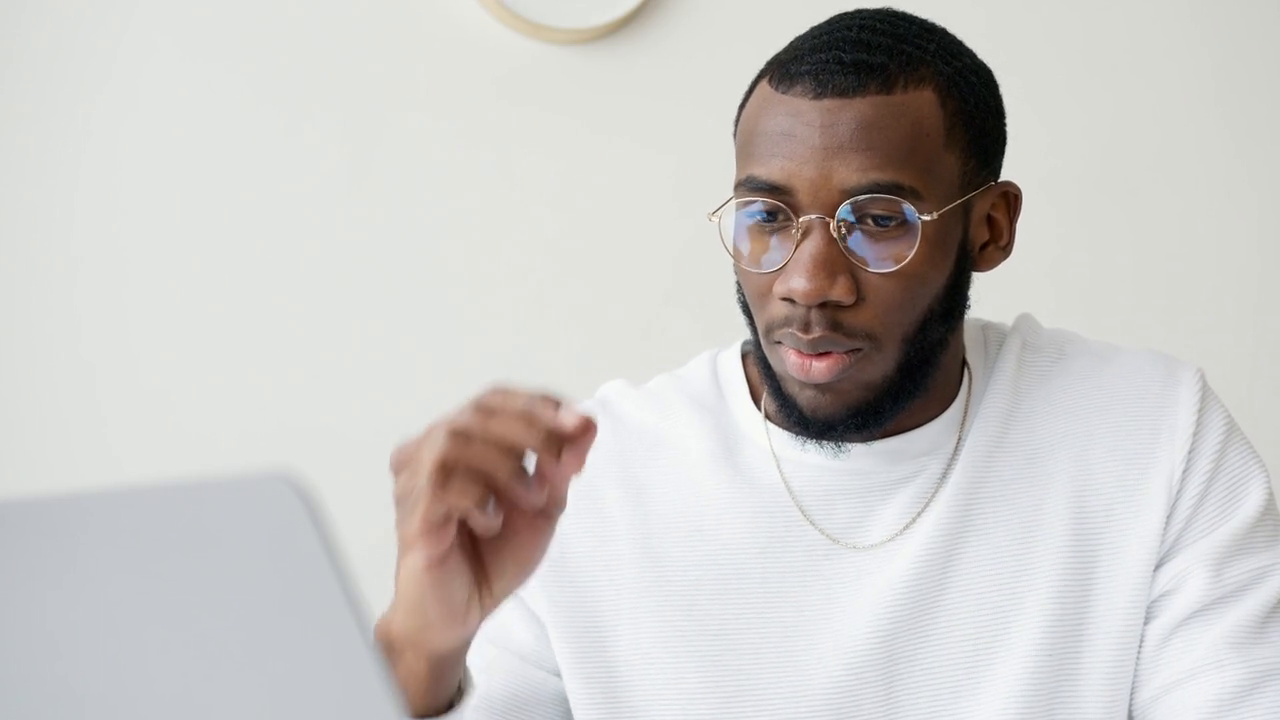
#> input picture frame 51 of test2.mp4, 1280 x 720 px, given in place of the camera
$ python main.py
#> lines starting #> are read from the running program, lines starting #| are printed output that depends on the picture; after the words box and inside, x2 and y2 are one past the last pixel; in counts of white or black regions, pixels touching at a corner belong together
### core/detector.py
import cv2
import os

CASCADE_PATH = os.path.join(os.path.dirname(__file__), "..", "models", "haarcascade_frontalface_default.xml")
face_cascade = cv2.CascadeClassifier(CASCADE_PATH)

MODEL_PATH = os.path.join(os.path.dirname(__file__), "..", "data", "lbph_model.yml")
LABELS_PATH = os.path.join(os.path.dirname(__file__), "..", "data", "labels.txt")

def detect_faces(gray_frame):
    return face_cascade.detectMultiScale(gray_frame, scaleFactor=1.1, minNeighbors=5, minSize=(60, 60))

def load_recognizer():
    recognizer = cv2.face.LBPHFaceRecognizer_create()
    labels = {}
    if os.path.exists(MODEL_PATH) and os.path.exists(LABELS_PATH):
        recognizer.read(MODEL_PATH)
        with open(LABELS_PATH, "r") as f:
            for line in f:
                idx, name = line.strip().split(",", 1)
                labels[int(idx)] = name
    return recognizer, labels

# [5 lines left out: function save_recognizer, not called in this run]

### core/ui.py
import cv2

CYAN = (255, 255, 0)
YELLOW = (0, 255, 255)

def draw_box(frame, x, y, w, h, name, confidence):
    color = CYAN if name != "Unknown" else (0, 0, 255)
    cv2.rectangle(frame, (x, y), (x + w, y + h), color, 2)

    label = name.upper()
    (tw, th), _ = cv2.getTextSize(label, cv2.FONT_HERSHEY_DUPLEX, 1.6, 3)
    label_y = y - 45 if y - 45 > th else y + h + th + 55

    cv2.rectangle(frame, (x - 4, label_y - th - 8), (x + tw + 8, label_y + 8), (0, 0, 0), cv2.FILLED)
    cv2.putText(frame, label, (x, label_y), cv2.FONT_HERSHEY_DUPLEX, 1.6, color, 3)

    if name != "Unknown":
        conf_text = f"{confidence:.0f}% MATCH"
        cv2.putText(frame, conf_text, (x, label_y + 30), cv2.FONT_HERSHEY_SIMPLEX, 0.9, color, 2)

def draw_corners(frame, x, y, w, h, size=28):
    color = YELLOW
    t = 3
    for px, py, dx, dy in [(x, y, 1, 1), (x + w, y, -1, 1), (x, y + h, 1, -1), (x + w, y + h, -1, -1)]:
        cv2.line(frame, (px, py), (px + dx * size, py), color, t)
        cv2.line(frame, (px, py), (px, py + dy * size), color, t)

# fuller face mesh: jawline outline + temples + brows + eyes + nose + mouth
MESH_POINTS = [
    (0.10, 0.45), (0.13, 0.60), (0.20, 0.75), (0.32, 0.88), (0.50, 0.95),
    (0.68, 0.88), (0.80, 0.75), (0.87, 0.60), (0.90, 0.45),          # 0-8 jawline
    (0.12, 0.22), (0.88, 0.22),                                     # 9-10 temples
    (0.28, 0.30), (0.40, 0.24), (0.60, 0.24), (0.72, 0.30),         # 11-14 brows
    (0.30, 0.42), (0.42, 0.40), (0.58, 0.40), (0.70, 0.42),         # 15-18 eyes
    (0.50, 0.46), (0.44, 0.60), (0.56, 0.60), (0.50, 0.63),         # 19-22 nose
    (0.34, 0.73), (0.50, 0.70), (0.66, 0.73),                       # 23-25 mouth top
    (0.40, 0.82), (0.50, 0.84), (0.60, 0.82),                       # 26-28 mouth bottom
]

MESH_LINES = [
    (0, 1), (1, 2), (2, 3), (3, 4), (4, 5), (5, 6), (6, 7), (7, 8),
    (9, 0), (10, 8), (9, 11), (10, 14),
    (11, 12), (12, 13), (13, 14),
    (11, 15), (12, 16), (13, 17), (14, 18),
    (15, 16), (16, 19), (17, 19), (17, 18),
    (19, 20), (19, 21), (20, 22), (21, 22),
    (16, 23), (17, 25), (22, 24),
    (23, 24), (24, 25), (23, 26), (25, 28), (26, 27), (27, 28),
    (2, 23), (6, 25), (3, 26), (5, 28),
]

def draw_mesh(frame, x, y, w, h):
    overlay = frame.copy()
    pts = [(int(x + rx * w), int(y + ry * h)) for rx, ry in MESH_POINTS]
    for a, b in MESH_LINES:
        cv2.line(overlay, pts[a], pts[b], CYAN, 1, cv2.LINE_AA)
    for p in pts:
        cv2.circle(overlay, p, 3, (255, 255, 255), -1, cv2.LINE_AA)
    cv2.addWeighted(overlay, 0.6, frame, 0.4, 0, frame)

def draw_hud(frame, fps, face_count):
    h, w = frame.shape[:2]
    cv2.rectangle(frame, (0, h - 55), (220, h), (0, 0, 0), cv2.FILLED)
    cv2.putText(frame, f"FPS: {fps:.0f}", (10, h - 32), cv2.FONT_HERSHEY_SIMPLEX, 0.6, CYAN, 1)
    cv2.putText(frame, f"FACES: {face_count}", (10, h - 10), cv2.FONT_HERSHEY_SIMPLEX, 0.6, CYAN, 1)
    cv2.rectangle(frame, (w - 100, 0), (w, 35), (0, 0, 255), cv2.FILLED)
    cv2.putText(frame, "LIVE", (w - 85, 24), cv2.FONT_HERSHEY_DUPLEX, 0.7, (255, 255, 255), 2)

### main.py
import cv2
import argparse
import os
import time
from core.detector import detect_faces, load_recognizer
from core.ui import draw_box, draw_corners, draw_mesh, draw_hud

CONFIDENCE_THRESHOLD = 70  # lower = stricter match (LBPH distance)
WINDOW_NAME = "Face Recognition"

def process_frame(frame, recognizer, labels):
    gray = cv2.cvtColor(frame, cv2.COLOR_BGR2GRAY)
    faces = detect_faces(gray)

    for (x, y, w, h) in faces:
        x, y, w, h = int(x), int(y), int(w), int(h)
        face_crop = cv2.resize(gray[y:y + h, x:x + w], (200, 200))

        pad_x, pad_top, pad_bottom = int(w * 0.15), int(h * 0.35), int(h * 0.15)
        x = max(0, x - pad_x)
        y = max(0, y - pad_top)
        w = min(frame.shape[1] - x, w + pad_x * 2)
        h = min(frame.shape[0] - y, h + pad_top + pad_bottom)
        name = "Unknown"
        match_pct = 0
        if labels:
            label_id, distance = recognizer.predict(face_crop)
            if distance < CONFIDENCE_THRESHOLD:
                name = labels.get(label_id, "Unknown")
                match_pct = max(0, 100 - distance)

        draw_mesh(frame, x, y, w, h)
        draw_corners(frame, x, y, w, h)
        draw_box(frame, x, y, w, h, name, match_pct)

    return frame, len(faces)

def run_image(path, recognizer, labels, output):
    frame = cv2.imread(path)
    frame, _ = process_frame(frame, recognizer, labels)
    out_path = output or "output.jpg"
    cv2.imwrite(out_path, frame)
    print(f"saved to {out_path}")
    cv2.namedWindow(WINDOW_NAME, cv2.WINDOW_NORMAL)
    cv2.imshow(WINDOW_NAME, frame)
    cv2.waitKey(0)
    cv2.destroyAllWindows()

def run_video(source, recognizer, labels, output):
    cam = cv2.VideoCapture(source)
    writer = None
    if output:
        fps = cam.get(cv2.CAP_PROP_FPS) or 20
        w = int(cam.get(cv2.CAP_PROP_FRAME_WIDTH))
        h = int(cam.get(cv2.CAP_PROP_FRAME_HEIGHT))
        writer = cv2.VideoWriter(output, cv2.VideoWriter_fourcc(*"mp4v"), fps, (w, h))

    cv2.namedWindow(WINDOW_NAME, cv2.WINDOW_NORMAL)
    cv2.resizeWindow(WINDOW_NAME, 800, 600)
    print("press q to quit")

    prev_time = time.time()
    while True:
        ok, frame = cam.read()
        if not ok:
            break
        frame, face_count = process_frame(frame, recognizer, labels)

        now = time.time()
        fps = 1 / (now - prev_time) if now != prev_time else 0
        prev_time = now
        draw_hud(frame, fps, face_count)

        if writer:
            writer.write(frame)
        cv2.imshow(WINDOW_NAME, frame)
        if cv2.waitKey(1) & 0xFF == ord("q"):
            break

    cam.release()
    if writer:
        writer.release()
        print(f"saved to {output}")
    cv2.destroyAllWindows()

def main():
    parser = argparse.ArgumentParser()
    parser.add_argument("--source", default="0", help="0 for webcam, or path to image/video file")
    parser.add_argument("--output", default=None, help="path to save result (image or video)")
    args = parser.parse_args()

    recognizer, labels = load_recognizer()
#> (reads data/labels.txt from the repository)

    source = args.source
    ext = os.path.splitext(source)[1].lower()

    if ext in (".jpg", ".jpeg", ".png", ".bmp"):
        run_image(source, recognizer, labels, args.output)
    elif ext in (".mp4", ".avi", ".mov", ".mkv"):
        run_video(source, recognizer, labels, args.output)
    else:
        run_video(int(source), recognizer, labels, args.output)
#> in run_video, frame is the input picture: shape (720, 1280, 3); mean B, G, R 197.9, 200.1, 202.5
#> in process_frame, `gray = cv2.cvtColor(frame, cv2.COLOR_BGR2GRAY)`:
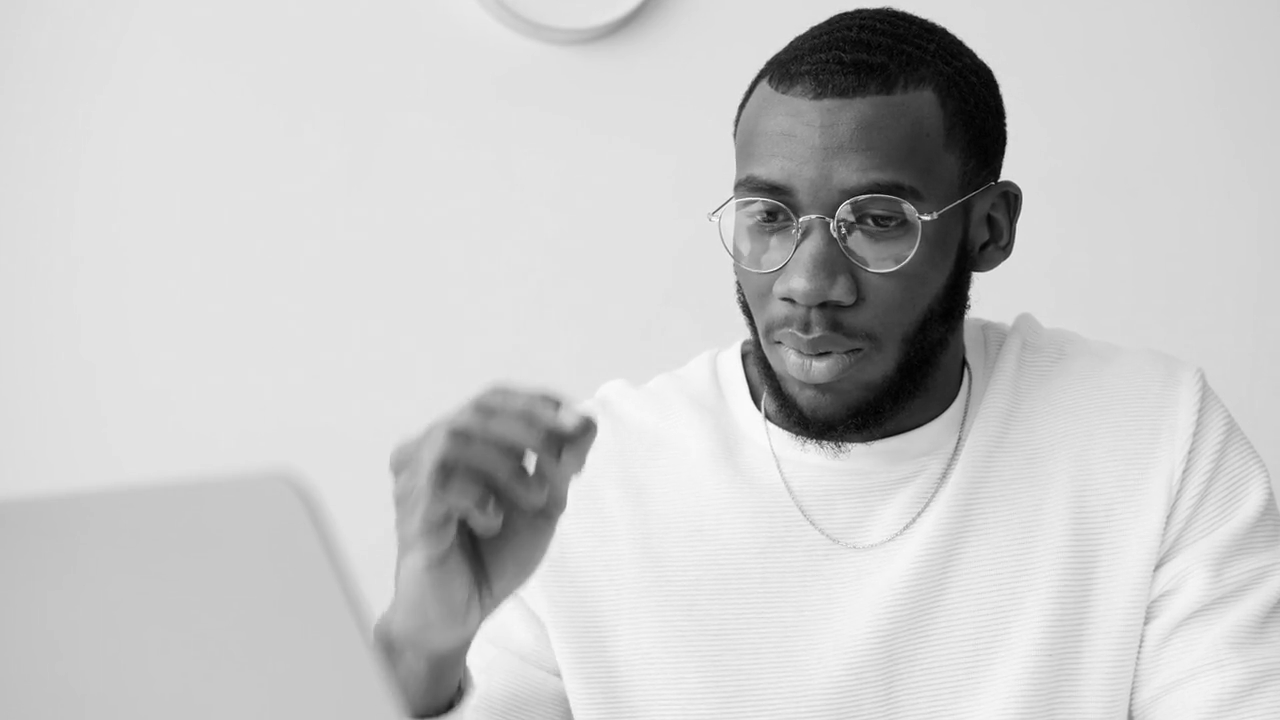
#> gray: shape (720, 1280); min 0, max 255, mean 200.4
#> in process_frame, `faces = detect_faces(gray)`: faces = [[1072, 632, 74, 74], [690, 107, 270, 270]]
#> the loop in process_frame, `for (x, y, w, h) in faces:` made 2 passes
#> (x, y, w, h, pad_x, pad_top, pad_bottom, name) on pass 2: (650, 13, 350, 404, 40, 94, 40, 'Ricardo')
#> (x, y, w, h, pad_x, pad_top, pad_bottom, name) on pass 1: (1061, 607, 96, 110, 11, 25, 11, 'Unknown')
#> pass 1, in process_frame, `face_crop = cv2.resize(gray[y:y + h, x:x + w], (200, 200))`:
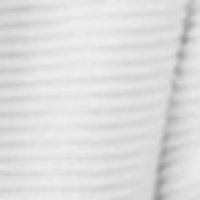
#> face_crop: shape (200, 200); min 150, max 238, mean 221.5
#> pass 2, in process_frame, `face_crop = cv2.resize(gray[y:y + h, x:x + w], (200, 200))`:
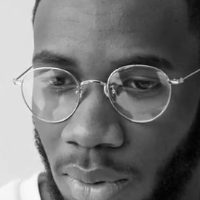
#> face_crop: shape (200, 200); min 1, max 250, mean 116
#> after the loop in process_frame, `for (x, y, w, h) in faces:`:
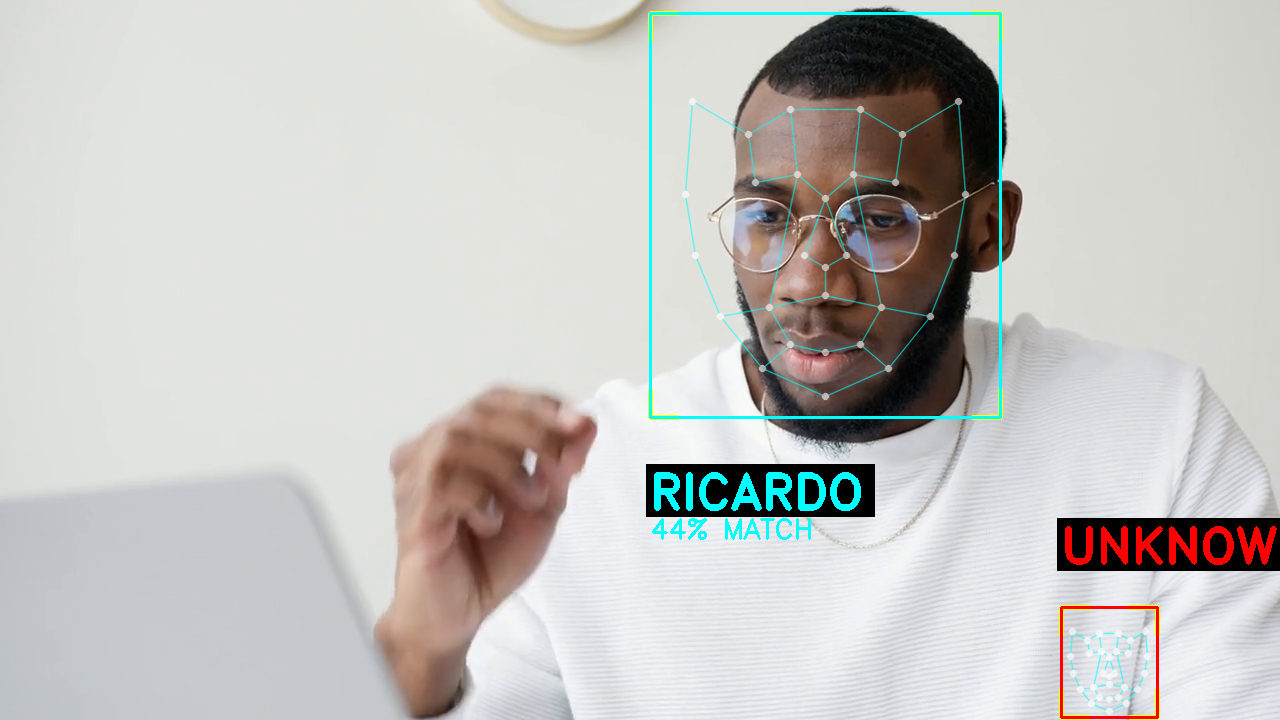
#> frame: shape (720, 1280, 3); 4.5% of pixels changed, all inside (x1, y1, x2, y2) = (646, 11, 1280, 720)
#> in run_video, `frame, face_count = process_frame(frame, recognizer, labels)`: face_count = 2
#> in draw_hud, `cv2.putText(frame, f"FPS: {fps:.0f}", (10, h - 32), cv2.FONT_HERSHEY_S..`: frame: shape (720, 1280, 3); mean B, G, R 190.7, 193.2, 193.9
#> in draw_hud, `cv2.putText(frame, f"FACES: {face_count}", (10, h - 10), cv2.FONT_HERS..`: frame: shape (720, 1280, 3); mean B, G, R 190.8, 193.3, 193.9
#> in draw_hud, `cv2.putText(frame, "LIVE", (w - 85, 24), cv2.FONT_HERSHEY_DUPLEX, 0.7,..`:
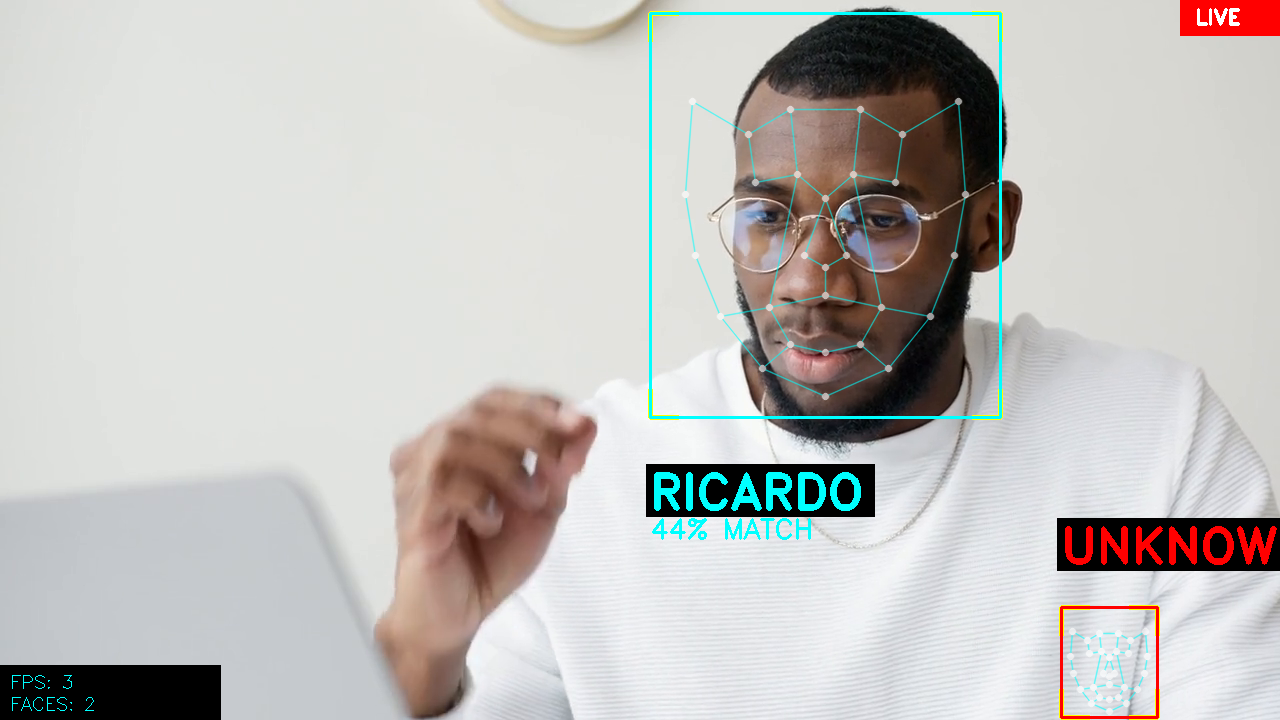
#> frame: shape (720, 1280, 3); mean B, G, R 190.1, 192.6, 194.1
#> (key q is pressed here)

if __name__ == "__main__":
    main()
